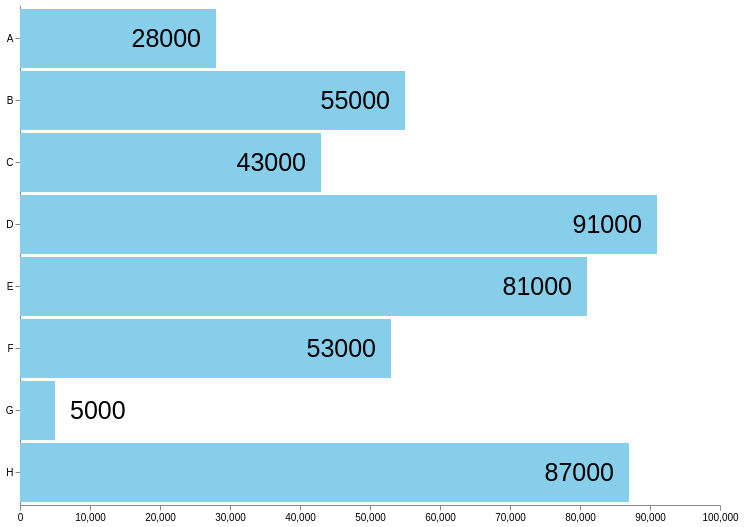

Describe this chart as a Vega-Lite specification.
### Vega specification from a JSON file in a GitHub repository (floating-point values rounded to 4 significant figures)
{"$schema": "https://vega.github.io/schema/vega/v4.json", "width": 700, "height": 500, "padding": 5, "data": [{"name": "table", "values": [{"category": "A", "amount": 28000}, {"category": "B", "amount": 55000}, {"category": "C", "amount": 43000}, {"category": "D", "amount": 91000}, {"category": "E", "amount": 81000}, {"category": "F", "amount": 53000}, {"category": "G", "amount": 5000}, {"category": "H", "amount": 87000}]}], "scales": [{"name": "yscale", "type": "band", "domain": {"data": "table", "field": "category"}, "range": "height", "padding": 0.05, "round": true}, {"name": "xscale", "domain": {"data": "table", "field": "amount"}, "nice": true, "range": "width"}], "axes": [{"orient": "left", "scale": "yscale"}, {"orient": "bottom", "scale": "xscale"}], "marks": [{"type": "rect", "name": "bar", "from": {"data": "table"}, "encode": {"enter": {"y": {"scale": "yscale", "field": "category"}, "height": {"scale": "yscale", "band": 1}, "x": {"scale": "xscale", "field": "amount"}, "x2": {"scale": "xscale", "value": 0}}, "update": {"fill": {"value": "skyblue"}}}}, {"type": "text", "from": {"data": "bar"}, "encode": {"enter": {"fontSize": {"value": 25}, "text": {"field": "datum.amount"}}}, "transform": [{"type": "label", "offset": [-15, 15], "anchor": ["right"], "size": [700, 500]}]}]}
